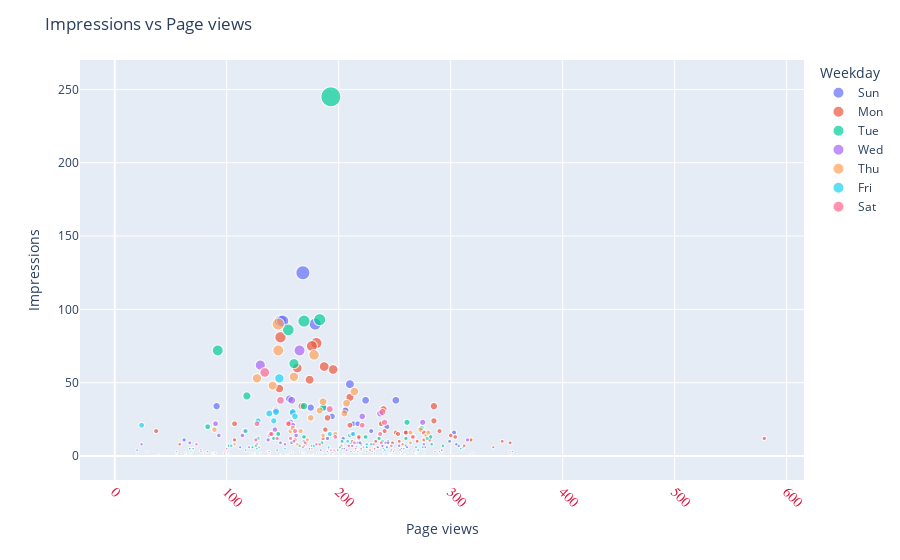

Source (notebook cell):
### Markdown cell above
### Scatter plots

### Code cell
fig = px.scatter(df, x="Page Views", y="NetA_imp",
                 size='NetA_imp',color="Weekday",                                                    
                 hover_data=['Month'])#
fig.update_layout(title='Impressions vs Page views',xaxis_title='Page views', yaxis_title="Impressions")
fig.update_xaxes(tickangle=45, tickfont=dict(family='Rockwell', color='crimson', size=14))
fig.show()

### Figure 1 — Plotly figure (JSON) as saved in the notebook; plotly's stock layout.template omitted (floating-point values rounded to 4 significant figures; data arrays with more than 128 entries replaced by an {"elided": "..."} marker saying what was removed)
{"data": [{"customdata": {"elided": "168x1 str values"}, "hovertemplate": "Weekday=Sun<br>Page Views=%{x}<br>NetA_imp=%{marker.size}<br>Month=%{customdata[0]}<extra></extra>", "legendgroup": "Sun", "marker": {"color": "#636efa", "size": {"elided": "168 int values"}, "sizemode": "area", "sizeref": 0.6125, "symbol": "circle"}, "mode": "markers", "name": "Sun", "showlegend": true, "type": "scattergl", "x": {"elided": "168 int values"}, "xaxis": "x", "y": {"elided": "168 int values"}, "yaxis": "y"}, {"customdata": {"elided": "168x1 str values"}, "hovertemplate": "Weekday=Mon<br>Page Views=%{x}<br>NetA_imp=%{marker.size}<br>Month=%{customdata[0]}<extra></extra>", "legendgroup": "Mon", "marker": {"color": "#EF553B", "size": {"elided": "168 int values"}, "sizemode": "area", "sizeref": 0.6125, "symbol": "circle"}, "mode": "markers", "name": "Mon", "showlegend": true, "type": "scattergl", "x": {"elided": "168 int values"}, "xaxis": "x", "y": {"elided": "168 int values"}, "yaxis": "y"}, {"customdata": {"elided": "168x1 str values"}, "hovertemplate": "Weekday=Tue<br>Page Views=%{x}<br>NetA_imp=%{marker.size}<br>Month=%{customdata[0]}<extra></extra>", "legendgroup": "Tue", "marker": {"color": "#00cc96", "size": {"elided": "168 int values"}, "sizemode": "area", "sizeref": 0.6125, "symbol": "circle"}, "mode": "markers", "name": "Tue", "showlegend": true, "type": "scattergl", "x": {"elided": "168 int values"}, "xaxis": "x", "y": {"elided": "168 int values"}, "yaxis": "y"}, {"customdata": {"elided": "168x1 str values"}, "hovertemplate": "Weekday=Wed<br>Page Views=%{x}<br>NetA_imp=%{marker.size}<br>Month=%{customdata[0]}<extra></extra>", "legendgroup": "Wed", "marker": {"color": "#ab63fa", "size": {"elided": "168 int values"}, "sizemode": "area", "sizeref": 0.6125, "symbol": "circle"}, "mode": "markers", "name": "Wed", "showlegend": true, "type": "scattergl", "x": {"elided": "168 int values"}, "xaxis": "x", "y": {"elided": "168 int values"}, "yaxis": "y"}, {"customdata": {"elided": "168x1 str values"}, "hovertemplate": "Weekday=Thu<br>Page Views=%{x}<br>NetA_imp=%{marker.size}<br>Month=%{customdata[0]}<extra></extra>", "legendgroup": "Thu", "marker": {"color": "#FFA15A", "size": {"elided": "168 int values"}, "sizemode": "area", "sizeref": 0.6125, "symbol": "circle"}, "mode": "markers", "name": "Thu", "showlegend": true, "type": "scattergl", "x": {"elided": "168 int values"}, "xaxis": "x", "y": {"elided": "168 int values"}, "yaxis": "y"}, {"customdata": {"elided": "168x1 str values"}, "hovertemplate": "Weekday=Fri<br>Page Views=%{x}<br>NetA_imp=%{marker.size}<br>Month=%{customdata[0]}<extra></extra>", "legendgroup": "Fri", "marker": {"color": "#19d3f3", "size": {"elided": "168 int values"}, "sizemode": "area", "sizeref": 0.6125, "symbol": "circle"}, "mode": "markers", "name": "Fri", "showlegend": true, "type": "scattergl", "x": {"elided": "168 int values"}, "xaxis": "x", "y": {"elided": "168 int values"}, "yaxis": "y"}, {"customdata": {"elided": "168x1 str values"}, "hovertemplate": "Weekday=Sat<br>Page Views=%{x}<br>NetA_imp=%{marker.size}<br>Month=%{customdata[0]}<extra></extra>", "legendgroup": "Sat", "marker": {"color": "#FF6692", "size": {"elided": "168 int values"}, "sizemode": "area", "sizeref": 0.6125, "symbol": "circle"}, "mode": "markers", "name": "Sat", "showlegend": true, "type": "scattergl", "x": {"elided": "168 int values"}, "xaxis": "x", "y": {"elided": "168 int values"}, "yaxis": "y"}], "layout": {"legend": {"itemsizing": "constant", "title": {"text": "Weekday"}, "tracegroupgap": 0}, "margin": {"t": 60}, "title": {"text": "Impressions vs Page views"}, "xaxis": {"anchor": "y", "domain": [0, 1], "tickangle": 45, "tickfont": {"color": "crimson", "family": "Rockwell", "size": 14}, "title": {"text": "Page views"}}, "yaxis": {"anchor": "x", "domain": [0, 1], "title": {"text": "Impressions"}}}}
